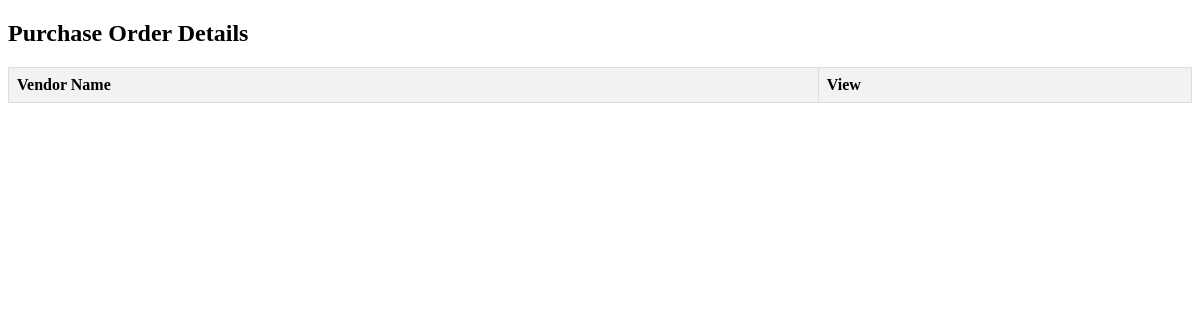
Before: /historical_details with the older database file.
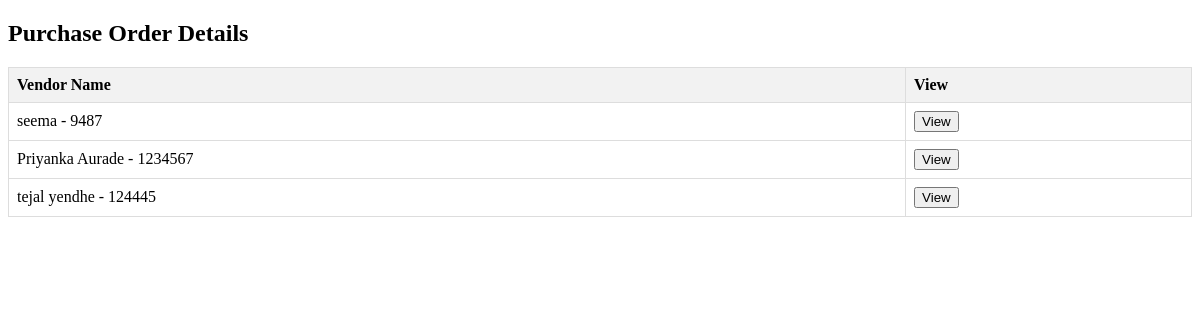
After: the same page with the newer database file.
### vms/models.py (models this page shows, shortened)
class HistoricalPerformance(models.Model):
    vendor = models.ForeignKey(Vendor, on_delete=models.CASCADE)
    date = models.DateTimeField()
    on_time_delivery_rate = models.FloatField()
    quality_rating_avg = models.FloatField()
    average_response_time = models.FloatField()
    fulfillment_rate = models.FloatField()

class Vendor(models.Model):
    name = models.CharField(max_length=50)
    contact_details = models.TextField()
    address = models.TextField()
    vendor_code = models.CharField(max_length=20, unique=True)
    on_time_delivery_rate = models.FloatField(default=0)
    quality_rating_avg = models.FloatField(default=0)
    average_response_time = models.FloatField(default=0)
    fulfillment_rate = models.FloatField(default=0)
    def __str__(self):
        return f'{self.name} - {self.vendor_code}'

### vms/views.py (the view)
# urls.py: path('historical_details', views.historical_details, name='historical_details'),
def historical_details(request):
    data = HistoricalPerformance.objects.all()
    context ={
        'data':data,
    }
    return render(request, 'performance/view_performance.html', context)

### templates/performance/view_performance.html (shortened to what this page needs)
<!DOCTYPE html>
<html lang="en">
<head>
</head>
<body>
    <h2>Purchase Order Details</h2>
    <table>
        <thead>
            <tr>
                <th>Vendor Name</th>
                <th>View</th>
            </tr>
        </thead>
        <tbody>
            {% for per in data %}
                <tr class="vendor-row" data-vendor-id="{{ per.id }}">
                    <td>{{ per.vendor }}</td>
                    <td>
                        <form method="get" action="/api/vendors/{{ per.id }}/performance">
                            <button type="submit" class="edit-button">View</button>
                        </form>
                    </td>
                </tr>
            {% endfor %}
        </tbody>
    </table>
    </body>
</html>

Changed rows visible on the page:
added HistoricalPerformance: vendor "seema - 9487"
added HistoricalPerformance: vendor "Priyanka Aurade - 1234567"
added HistoricalPerformance: vendor "tejal yendhe - 124445"
